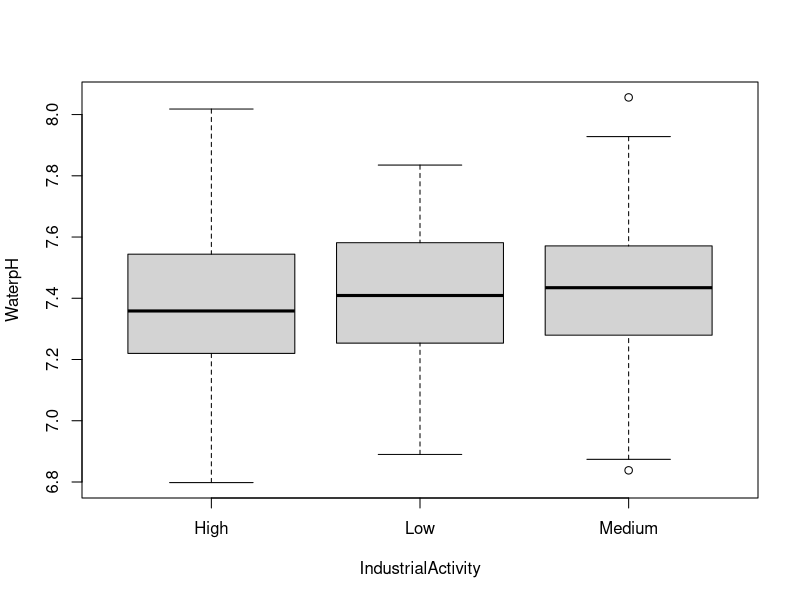
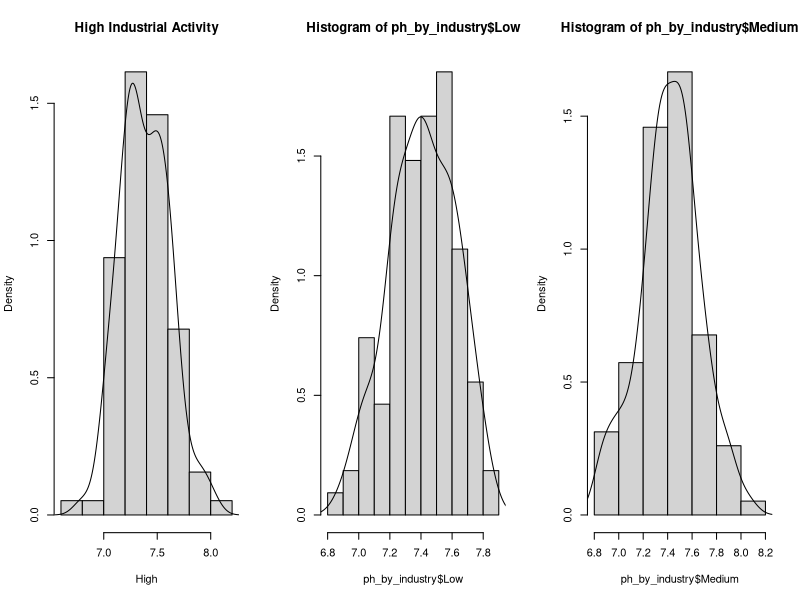
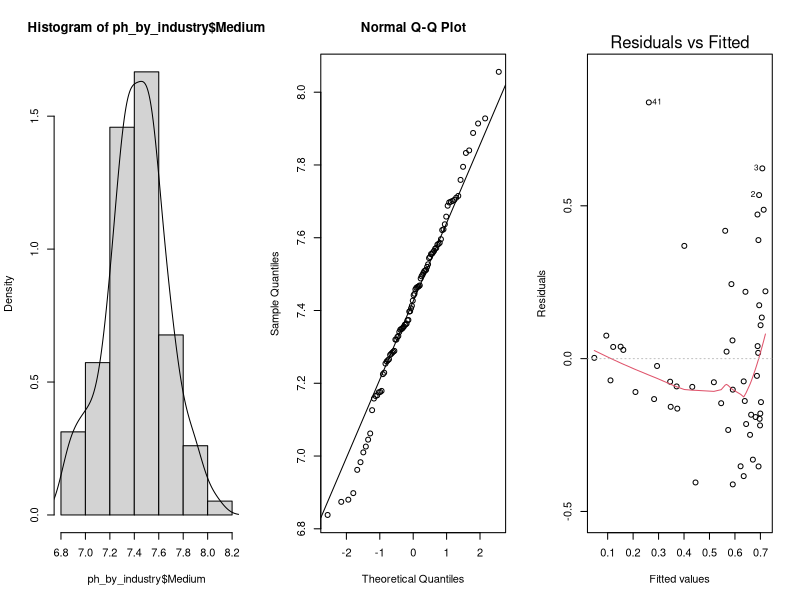
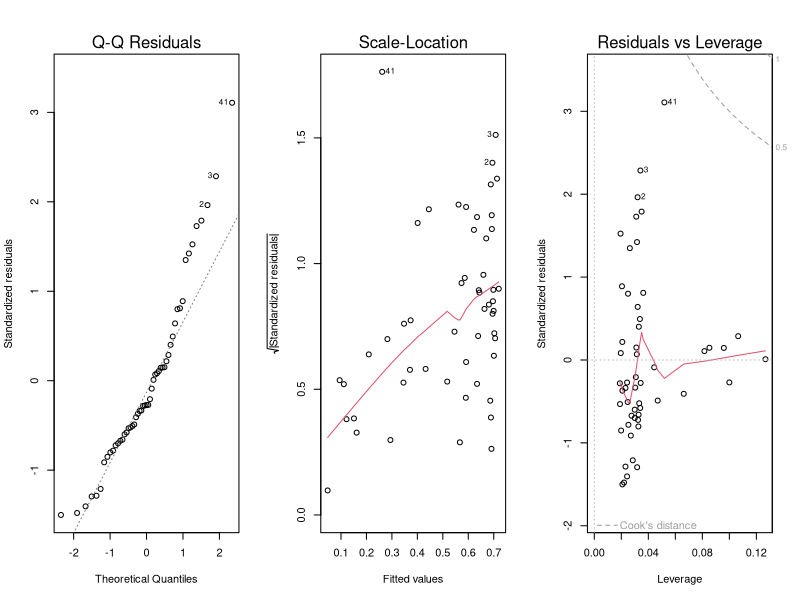
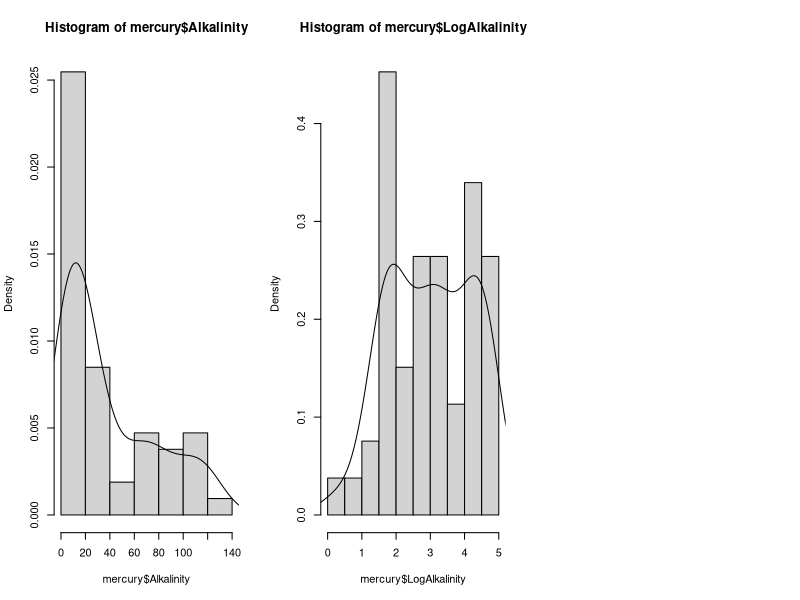

These figures' R source, in order:
## ---- chunk 1
df1 <- read.csv("envdata-20250107data1.csv")

## ---- chunk 2
head(df1)

str(df1)
## ---- chunk 3
ph_by_industry <- split(df1$WaterpH, df1$IndustrialActivity)
ph_by_industry

summary(df1)

sapply(ph_by_industry, summary)


## ---- chunk 4
boxplot(WaterpH ~ IndustrialActivity, data = df1)

par(mfrow = c(1,3))

# high
hist(ph_by_industry$High, prob = TRUE,
     main = "High Industrial Activity",
     xlab = "High")
lines(density(ph_by_industry$High))
# low
hist(ph_by_industry$Low, prob = TRUE)
lines(density(ph_by_industry$Low))
# medium
hist(ph_by_industry$Medium, prob = TRUE)
lines(density(ph_by_industry$Medium))



## ---- chunk 5
hist(ph_by_industry$Medium, prob = TRUE)
lines(density(ph_by_industry$Medium))
## ---- chunk 6
qqnorm(ph_by_industry$Medium)
qqline(ph_by_industry$Medium)
## ---- chunk 7
mercury <- read.table("envdata-20250107data2.txt")
## ---- chunk 8
colnames(mercury) <- mercury[1,]
mercury <- mercury[-1,]

mercury$Avg.Mercury <- as.numeric(mercury$Avg.Mercury)
mercury$Alkalinity <- as.numeric(mercury$Alkalinity)
mercury$Calcium <- as.numeric(mercury$Calcium)
mercury$Chlorophyll <- as.numeric(mercury$Chlorophyll)

## ---- chunk 9
model <- lm(Avg.Mercury ~ Alkalinity, data = mercury)
summary(model)
## ---- chunk 10
plot(model)
## ---- chunk 11
mercury$LogAvgMercury <- log(mercury$Avg.Mercury)

mercury$LogAlkalinity <- log(mercury$Alkalinity)

# model 2 log mercury and log alkalinity
model2 <- lm(LogAvgMercury ~ LogAlkalinity, 
             data = mercury)

summary(model2)

# model 3 log mercury and alkalinity
model3 <- lm(LogAvgMercury ~ Alkalinity, 
             data = mercury)
summary(model3)

# model 4 avg mercury and log alkalinity
model4 <- lm(Avg.Mercury ~ LogAlkalinity,
             data = mercury)
summary(model4)



## ---- chunk 12
AIC(model, model2, model3, model4)
BIC(model, model2, model3, model4)
## ---- chunk 13
hist(mercury$Alkalinity, prob = TRUE)
lines(density(mercury$Alkalinity))

hist(mercury$LogAlkalinity, prob = TRUE)
lines(density(mercury$LogAlkalinity))
## ---- chunk 14
coef(model4)
## ---- chunk 15
confint(model4, level = 0.95)
